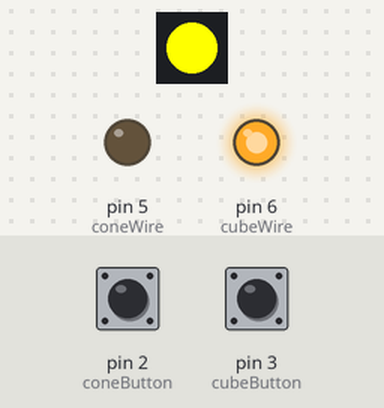
The sketch below on a simulated Arduino Uno, built with avr-gcc and run on an emulated ATmega328P. Parts: 1 RGB LEDs in strip order, left to right, output pins drawn as LEDs (lit = HIGH). The test bench sets the inputs (shaded band); at power-on: pin 3 (cubeButton) HIGH, pin 2 (coneButton) HIGH. The strip is taken to match the declared colour order; what the sketch prints to the serial monitor is not drawn.

Above: at 1.2 s.
1.3 s: pin 3 (cubeButton) pulled LOW for 0.15 s
At 1.8 s:
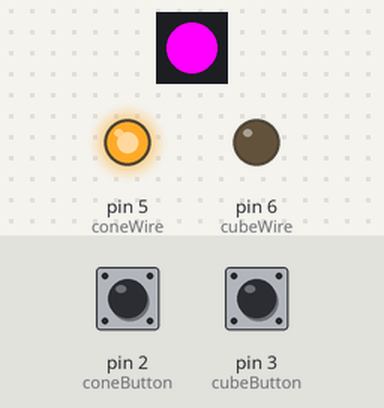
2.9 s: pin 2 (coneButton) pulled LOW for 0.15 s
At 4.1 s:
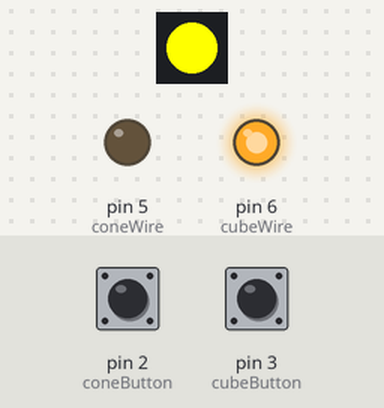
4.5 s: pin 3 (cubeButton) pulled LOW for 1 s
At 5.4 s:
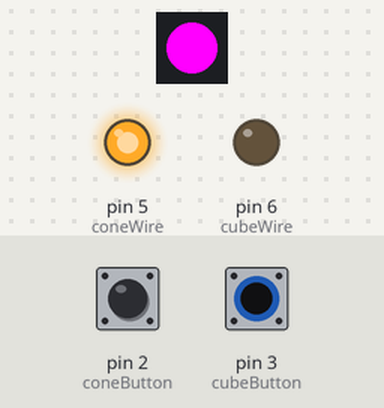
Timing chart, 0 to 7.5 s (numbered marks = the images above; inputs shaded):
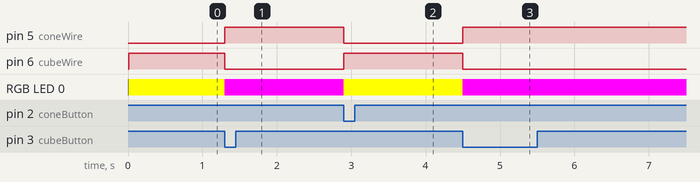

Measured:
- after the input at 1.3 s, pin 5 (coneWire): LOW → HIGH at once; pin 6 (cubeWire): HIGH → LOW at once; RGB LED 0: RGB(255, 255, 0) → RGB(255, 0, 255) at once
- after the input at 2.9 s, pin 5 (coneWire): HIGH → LOW at once; pin 6 (cubeWire): LOW → HIGH at once; RGB LED 0: RGB(255, 0, 255) → RGB(255, 255, 0) at once
- after the input at 4.5 s, pin 5 (coneWire): LOW → HIGH at once; pin 6 (cubeWire): HIGH → LOW at once; RGB LED 0: RGB(255, 255, 0) → RGB(255, 0, 255) at once

The sketch:

2023_Robot_ButtonBox.ino
```cpp
#include <Adafruit_NeoPixel.h>

#define cubeButton     3
#define coneButton     2

#define coneWire       5
#define cubeWire       6

#define LED_PIN        11
#define NUMPIXELS      1

String botMode = "CONE";

Adafruit_NeoPixel pixels(NUMPIXELS, LED_PIN, NEO_RGB + NEO_KHZ800);

void setup() {
  // put your setup code here, to run once:

  Serial.begin(115200);

  pinMode(cubeButton, INPUT_PULLUP);
  pinMode(coneButton, INPUT_PULLUP);
  pinMode(LED_PIN, OUTPUT);

  pinMode(coneWire, OUTPUT);
  pinMode(cubeWire, OUTPUT);

  Serial.println("Button Box Arduino Initialized");
  Serial.print("Button box is starting in ");
  Serial.print(botMode);
  Serial.println(" mode");
  Serial.println("Suprathik Vinayakula is the best Electrical captain of all time");
  Serial.print("Shashank made this LED and Arduino thing btw");

  pixels.begin();

  pixels.clear();

}

void loop() {
  // put your main code here, to run repeatedly:

  if(digitalRead(cubeButton) == LOW){
    botMode = "CUBE";
  }
  else if(digitalRead(coneButton) == LOW){
    botMode = "CONE";
  }

  if(botMode == "CONE"){
    digitalWrite(coneWire, LOW);
    digitalWrite(cubeWire, HIGH);
  }
  else if(botMode == "CUBE"){
    digitalWrite(cubeWire, LOW);
    digitalWrite(coneWire, HIGH);
  }


  if(botMode == "CONE"){
    pixels.setPixelColor(0, pixels.Color(255, 255, 0));
    pixels.show();
  }
  else if(botMode == "CUBE"){
    pixels.setPixelColor(0, pixels.Color(255, 0, 255));
    pixels.show();
  }
  else{
    pixels.setPixelColor(0, pixels.Color(255, 0, 0));
    pixels.show();
  }

}
```
